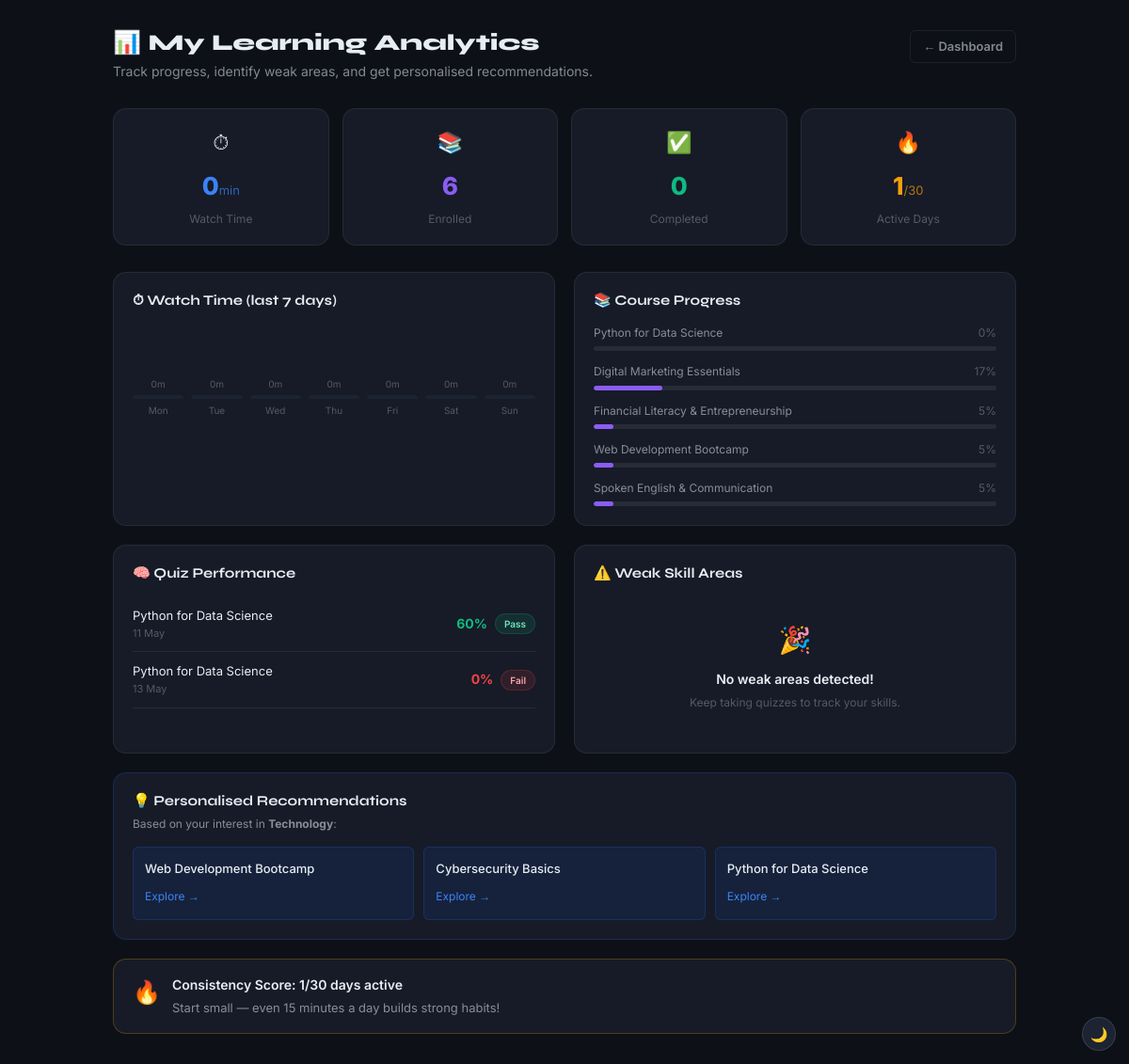
Screenshot of /analytics (signed in) with the database file from the repository.
### app.py (models this page shows, shortened)
class Enrollment(db.Model):
    __tablename__ = "enrollments"
    id          = db.Column(db.Integer, primary_key=True)
    user_id     = db.Column(db.Integer, db.ForeignKey("users.id"), nullable=False)
    course_id   = db.Column(db.Integer, db.ForeignKey("courses.id"), nullable=False)
    progress    = db.Column(db.Integer, default=0)        # 0-100
    enrolled_at = db.Column(db.DateTime, default=datetime.utcnow)
    user        = db.relationship("User", back_populates="enrollments")
    course      = db.relationship("Course", back_populates="enrollments")

class Course(db.Model):
    __tablename__ = "courses"
    id           = db.Column(db.Integer, primary_key=True)
    title        = db.Column(db.String(200), nullable=False)
    description  = db.Column(db.Text, nullable=False)
    category     = db.Column(db.String(80), nullable=False)
    level        = db.Column(db.String(40), default="Beginner")
    duration_hrs = db.Column(db.Float, default=10.0)
    instructor   = db.Column(db.String(120), default="SkillBridge Faculty")
    thumbnail    = db.Column(db.String(300), default="")
    youtube_id   = db.Column(db.String(20), default="")
    modules      = db.Column(db.Text, default="[]")   # JSON list
    enrollments  = db.relationship("Enrollment", back_populates="course", lazy="dynamic")

class User(UserMixin, db.Model):
    __tablename__ = "users"
    id            = db.Column(db.Integer, primary_key=True)
    name          = db.Column(db.String(120), nullable=False)
    email         = db.Column(db.String(120), unique=True, nullable=False)
    password_hash = db.Column(db.String(256), nullable=False)
    interest      = db.Column(db.String(80), default="Technology")
    location      = db.Column(db.String(120), default="")
    language      = db.Column(db.String(10), default="en")   # preferred language code
    joined_at     = db.Column(db.DateTime, default=datetime.utcnow)
    enrollments   = db.relationship("Enrollment", back_populates="user", lazy="dynamic")

### app.py (the view)
@app.route("/analytics")
@login_required
def analytics():
    uid = current_user.id
    watch_rows = LearningAnalytics.query.filter_by(user_id=uid, event_type="watch").all()
    total_watch_min = round(sum(r.watch_secs for r in watch_rows) / 60)
    attempts = QuizAttempt.query.filter_by(user_id=uid).order_by(QuizAttempt.attempted_at).all()
    quiz_data = []
    for a in attempts:
        quiz_data.append({
            "course": a.course.title if a.course else "Unknown",
            "score": a.score,
            "passed": a.passed,
            "date": a.attempted_at.strftime("%d %b"),
        })
    from sqlalchemy import func
    cat_scores = (db.session.query(LearningAnalytics.category,
                                   func.avg(LearningAnalytics.score).label("avg_score"))
                  .filter(LearningAnalytics.user_id == uid,
                          LearningAnalytics.event_type.in_(["quiz_pass","quiz_fail"]))
                  .group_by(LearningAnalytics.category).all())
    weak_skills = [c for c, avg in cat_scores if avg is not None and avg < 60]
    from datetime import timedelta
    thirty_ago = datetime.utcnow() - timedelta(days=30)
    active_days = (db.session.query(func.date(LearningAnalytics.recorded_at))
                   .filter(LearningAnalytics.user_id == uid,
                           LearningAnalytics.recorded_at >= thirty_ago)
                   .distinct().count())
    enrollments = Enrollment.query.filter_by(user_id=uid).all()
    completed_courses = [e for e in enrollments if e.progress >= 100]
    interest = current_user.interest or "Technology"
    recs = SKILL_RECOMMENDATIONS.get(interest, [])
    if weak_skills:
        for ws in weak_skills:
            recs = SKILL_RECOMMENDATIONS.get(ws, recs)
            break
    watch_by_day = {}
    for r in watch_rows:
        day = r.recorded_at.strftime("%a")
        watch_by_day[day] = watch_by_day.get(day, 0) + round(r.watch_secs / 60)
    days_order = ["Mon","Tue","Wed","Thu","Fri","Sat","Sun"]
    watch_chart = [{"day": d, "mins": watch_by_day.get(d, 0)} for d in days_order]
    return render_template("analytics.html",
        total_watch_min=total_watch_min,
        quiz_data=quiz_data,
        weak_skills=weak_skills,
        active_days=active_days,
        completed_courses=len(completed_courses),
        total_enrolled=len(enrollments),
        recommendations=recs[:3],
        watch_chart=watch_chart,
        enrollments=enrollments,
    )

### app.py (called while the page is built)
@app.context_processor
def inject_lang():
    from flask_login import current_user as cu
    lang = "en"
    if cu.is_authenticated and cu.language in I18N.get("progress", {}):
        lang = cu.language
    elif cu.is_authenticated and cu.language:
        lang = cu.language if cu.language in ("en","hi","kn","ta","te") else "en"
    def t(key):
        return I18N.get(key, {}).get(lang, I18N.get(key, {}).get("en", key))
    return {"lang": lang, "t": t, "SUPPORTED_LANGUAGES": SUPPORTED_LANGUAGES}

@login_manager.user_loader
def load_user(user_id):
    return db.session.get(User, int(user_id))

### templates/analytics.html (shortened to what this page needs)
{% extends "base.html" %}
{% block content %}
<div style="min-height:100vh;background:var(--bg);padding:32px 16px;">
<div style="max-width:960px;margin:0 auto;">
  <div style="display:flex;align-items:flex-start;justify-content:space-between;gap:16px;flex-wrap:wrap;margin-bottom:28px;">
    <div>
      <h1 style="font-size:24px;font-weight:800;margin-bottom:4px;">📊 My Learning Analytics</h1>
      <p style="font-size:14px;color:var(--text-muted);">Track progress, identify weak areas, and get personalised recommendations.</p>
    </div>
    <a href="{{ url_for('dashboard') }}" class="btn btn-ghost btn-sm">← Dashboard</a>
  </div>
  <div style="display:grid;grid-template-columns:repeat(4,1fr);gap:14px;margin-bottom:28px;">
    {% for label, val, unit, color, icon in [
      ('Watch Time', total_watch_min, 'min', 'var(--brand-light)', '⏱'),
      ('Enrolled', total_enrolled, '', '#8b5cf6', '📚'),
      ('Completed', completed_courses, '', '#10b981', '✅'),
      ('Active Days', active_days, '/30', '#f59e0b', '🔥'),
    ] %}
    <div class="card-flat" style="padding:18px;text-align:center;">
      <p style="font-size:22px;margin-bottom:8px;">{{ icon }}</p>
      <p style="font-size:26px;font-weight:800;color:{{ color }};">{{ val }}<span style="font-size:13px;font-weight:400;color:{{ color }};opacity:0.7;">{{ unit }}</span></p>
      <p style="font-size:12px;color:var(--text-faint);margin-top:4px;">{{ label }}</p>
    </div>
    {% endfor %}
  </div>
  <div style="display:grid;grid-template-columns:1fr 1fr;gap:20px;margin-bottom:20px;">
    <div class="card-flat" style="padding:20px;">
      <h2 style="font-size:15px;font-weight:700;margin-bottom:16px;">⏱ Watch Time (last 7 days)</h2>
      <div style="display:flex;align-items:flex-end;gap:8px;height:100px;">
        {% set max_mins = watch_chart|map(attribute='mins')|max|default(1) %}
        {% for item in watch_chart %}
        <div style="flex:1;display:flex;flex-direction:column;align-items:center;gap:4px;">
          <span style="font-size:10px;color:var(--text-faint);">{{ item.mins }}m</span>
          <div style="width:100%;border-radius:4px 4px 0 0;background:{% if item.mins>0 %}var(--brand-light){% else %}var(--bg-raised){% endif %};min-height:4px;height:{{ [(item.mins/[max_mins,1]|max*72)|int,4]|max }}px;"></div>
          <span style="font-size:10px;color:var(--text-faint);">{{ item.day }}</span>
        </div>
        {% endfor %}
      </div>
    </div>
    <div class="card-flat" style="padding:20px;">
      <h2 style="font-size:15px;font-weight:700;margin-bottom:16px;">📚 Course Progress</h2>
      {% if enrollments %}
      <div style="display:flex;flex-direction:column;gap:12px;">
        {% for e in enrollments[:5] %}
        <div>
          <div style="display:flex;justify-content:space-between;font-size:12px;margin-bottom:5px;">
            <span style="color:var(--text-muted);white-space:nowrap;overflow:hidden;text-overflow:ellipsis;max-width:70%;">{{ e.course.title }}</span>
            <span style="color:var(--text-faint);">{{ e.progress }}%</span>
          </div>
          <div class="progress-track">
            <div class="progress-fill" style="width:{{ e.progress }}%;background:{% if e.progress>=100 %}#10b981{% elif e.progress>50 %}var(--brand-light){% else %}#8b5cf6{% endif %};"></div>
          </div>
        </div>
        {% endfor %}
      </div>
      {% else %}
      <p style="font-size:13px;color:var(--text-faint);">No courses enrolled yet.</p>
      {% endif %}
    </div>
  </div>
  <div style="display:grid;grid-template-columns:1fr 1fr;gap:20px;margin-bottom:20px;">
    <div class="card-flat" style="padding:20px;">
      <h2 style="font-size:15px;font-weight:700;margin-bottom:16px;">🧠 Quiz Performance</h2>
      {% if quiz_data %}
      <div style="display:flex;flex-direction:column;gap:0;max-height:200px;overflow-y:auto;">
        {% for q in quiz_data %}
        <div style="display:flex;align-items:center;justify-content:space-between;gap:12px;padding:10px 0;border-bottom:1px solid var(--border);">
          <div style="flex:1;min-width:0;">
            <p style="font-size:13px;white-space:nowrap;overflow:hidden;text-overflow:ellipsis;">{{ q.course }}</p>
            <p style="font-size:11px;color:var(--text-faint);">{{ q.date }}</p>
          </div>
          <div style="display:flex;align-items:center;gap:8px;flex-shrink:0;">
            <span style="font-size:14px;font-weight:700;color:{% if q.score>=60 %}#10b981{% else %}#ef4444{% endif %};">{{ q.score }}%</span>
            <span class="badge {% if q.passed %}badge-green{% else %}badge-red{% endif %}" style="font-size:10px;">{% if q.passed %}Pass{% else %}Fail{% endif %}</span>
          </div>
        </div>
        {% endfor %}
      </div>
      {% else %}
      <p style="font-size:13px;color:var(--text-faint);">No quiz attempts yet. Take a quiz to see your performance!</p>
      {% endif %}
    </div>
    <div class="card-flat" style="padding:20px;">
      <h2 style="font-size:15px;font-weight:700;margin-bottom:16px;">⚠️ Weak Skill Areas</h2>
      {% if weak_skills %}
      <div style="display:flex;flex-direction:column;gap:8px;">
        {% for skill in weak_skills %}
        <div style="display:flex;align-items:center;gap:10px;padding:10px 12px;border-radius:var(--radius-sm);background:rgba(239,68,68,0.08);border:1px solid rgba(239,68,68,0.2);">
          <span style="color:#ef4444;">⚠</span>
          <span style="font-size:13px;flex:1;">{{ skill }}</span>
          <span style="font-size:11px;color:var(--text-faint);">Needs work</span>
        </div>
        {% endfor %}
      </div>
      <p style="font-size:11px;color:var(--text-faint);margin-top:10px;">Based on quiz scores below 60%.</p>
      {% else %}
      <div style="text-align:center;padding:24px 0;">
        <p style="font-size:28px;margin-bottom:8px;">🎉</p>
        <p style="font-size:14px;font-weight:600;">No weak areas detected!</p>
        <p style="font-size:12px;color:var(--text-faint);margin-top:4px;">Keep taking quizzes to track your skills.</p>
      </div>
      {% endif %}
    </div>
  </div>
  {% if recommendations %}
  <div class="card-flat" style="padding:20px;border-color:var(--brand-border);margin-bottom:20px;">
    <h2 style="font-size:15px;font-weight:700;margin-bottom:6px;">💡 Personalised Recommendations</h2>
    <p style="font-size:12px;color:var(--text-muted);margin-bottom:14px;">Based on your interest in <strong>{{ current_user.interest }}</strong>{% if weak_skills %} and weak areas{% endif %}:</p>
    <div style="display:grid;grid-template-columns:repeat(3,1fr);gap:10px;">
      {% for rec in recommendations %}
      <div style="padding:12px;border-radius:var(--radius-sm);background:var(--brand-dim);border:1px solid var(--brand-border);">
        <p style="font-size:13px;font-weight:500;margin-bottom:6px;">{{ rec }}</p>
        <a href="{{ url_for('courses') }}" style="font-size:12px;color:var(--brand-light);">Explore →</a>
      </div>
      {% endfor %}
    </div>
  </div>
  {% endif %}
  <div class="card-flat" style="padding:16px 20px;display:flex;align-items:flex-start;gap:12px;border-color:rgba(245,158,11,0.25);">
    <span style="font-size:24px;flex-shrink:0;">🔥</span>
    <div>
      <p style="font-size:14px;font-weight:600;margin-bottom:3px;">Consistency Score: {{ active_days }}/30 days active</p>
      <p style="font-size:13px;color:var(--text-muted);">
        {% if active_days >= 20 %}Excellent! You're learning consistently. Keep it up!
        {% elif active_days >= 10 %}Good progress! Aim for 20+ days a month for best results.
        {% else %}Start small — even 15 minutes a day builds strong habits!{% endif %}
      </p>
    </div>
  </div>
</div>
</div>
{% endblock %}

### static/css/style.css (style rules this page uses)
:root { --brand: #2563eb; --brand-light: #3b82f6; --brand-dim: rgba(37,99,235,0.10); --brand-border: rgba(37,99,235,0.22); --bg: #0d1117; --bg-card: #161b27; --bg-raised: #1c2333; --bg-input: #0d1117; --border: rgba(255,255,255,0.07); --border-md: rgba(255,255,255,0.12); --text: #e6edf3; --text-muted: rgba(230,237,243,0.55); --text-faint: rgba(230,237,243,0.30); --success: #10b981; --warning: #f59e0b; --danger: #ef4444; --purple: #8b5cf6; --radius-sm: 6px; --radius: 10px; --radius-lg: 14px; --shadow-sm: 0 1px 3px rgba(0,0,0,0.5); --shadow: 0 4px 12px rgba(0,0,0,0.5); --shadow-lg: 0 8px 24px rgba(0,0,0,0.6); --transition: 0.18s ease; --learn-sidebar-w: 320px; --learn-topbar-h: 52px; }
*, *::before, *::after { box-sizing: border-box; margin: 0; padding: 0; }
html { scroll-behavior: smooth; }
body { font-family: 'Inter', system-ui, sans-serif; background: var(--bg); color: var(--text); -webkit-font-smoothing: antialiased; line-height: 1.6; }
a { color: inherit; text-decoration: none; }
h1,h2,h3,h4 { font-family: 'Syne','Inter',sans-serif; line-height: 1.2; }
.card-flat { background:var(--bg-card); border:1px solid var(--border); border-radius:var(--radius-lg); }
.btn { display:inline-flex; align-items:center; gap:7px; padding:9px 18px; border-radius:var(--radius); font-weight:600; font-size:14px; font-family:inherit; border:none; transition:all var(--transition); white-space:nowrap; }
.btn-ghost { background:transparent; color:var(--text-muted); border:1px solid var(--border); }
.btn-sm { padding:6px 13px; font-size:13px; border-radius:var(--radius-sm); }
.badge { display:inline-flex; align-items:center; gap:4px; padding:2px 9px; border-radius:99px; font-size:11px; font-weight:600; }
.badge-green { background:rgba(16,185,129,0.12); color:#6ee7b7; border:1px solid rgba(16,185,129,0.2); }
.badge-red { background:rgba(239,68,68,0.12); color:#fca5a5; border:1px solid rgba(239,68,68,0.2); }
.progress-track { height:5px; background:rgba(255,255,255,0.07); border-radius:99px; overflow:hidden; }
.progress-fill { height:100%; background:var(--brand); border-radius:99px; transition:width 0.7s ease; }

### rows the page displays
Enrollment: course "Python for Data Science", progress "0"
Enrollment: course "Digital Marketing Essentials", progress "17"
Enrollment: course "Financial Literacy & Entrepreneurship", progress "5"
Enrollment: course "Web Development Bootcamp", progress "5"
Enrollment: course "Spoken English & Communication", progress "5"
Course: course "Python for Data Science", date "11 May", score "60", shows "Pass", date "13 May", score "0"
User: interest "Technology"

### other values shown
{{ icon }} "⏱" "📚" "✅" "🔥"
{{ val }} "0" "6" "0" "1"
{{ unit }} "min" "/30"
{{ label }} "Watch Time" "Enrolled" "Completed" "Active Days"
{{ item.mins }} "0" "0" "0" "0" "0" "0" "0"
{{ item.day }} "Mon" "Tue" "Wed" "Thu" "Fri" "Sat" "Sun"
{{ rec }} "Web Development Bootcamp" "Cybersecurity Basics" "Python for Data Science"
{{ active_days }} "1"
